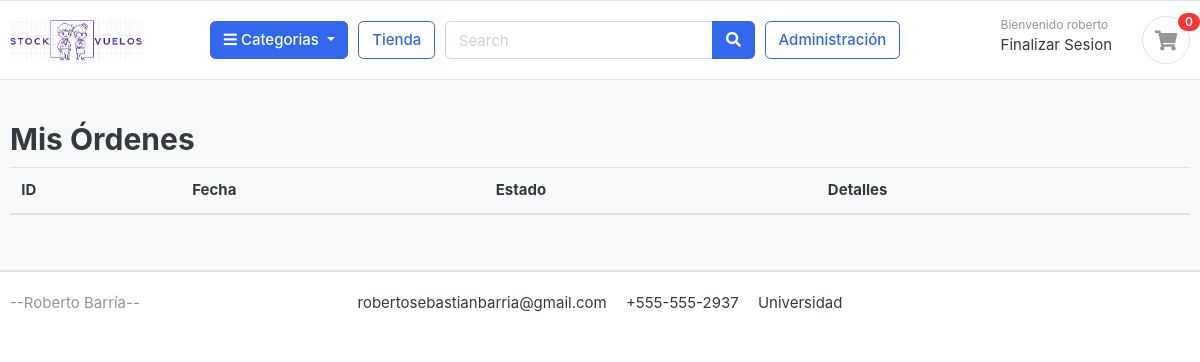
/tienda/mis_ordenes/ (signed in), run on an earlier commit of the app's database.
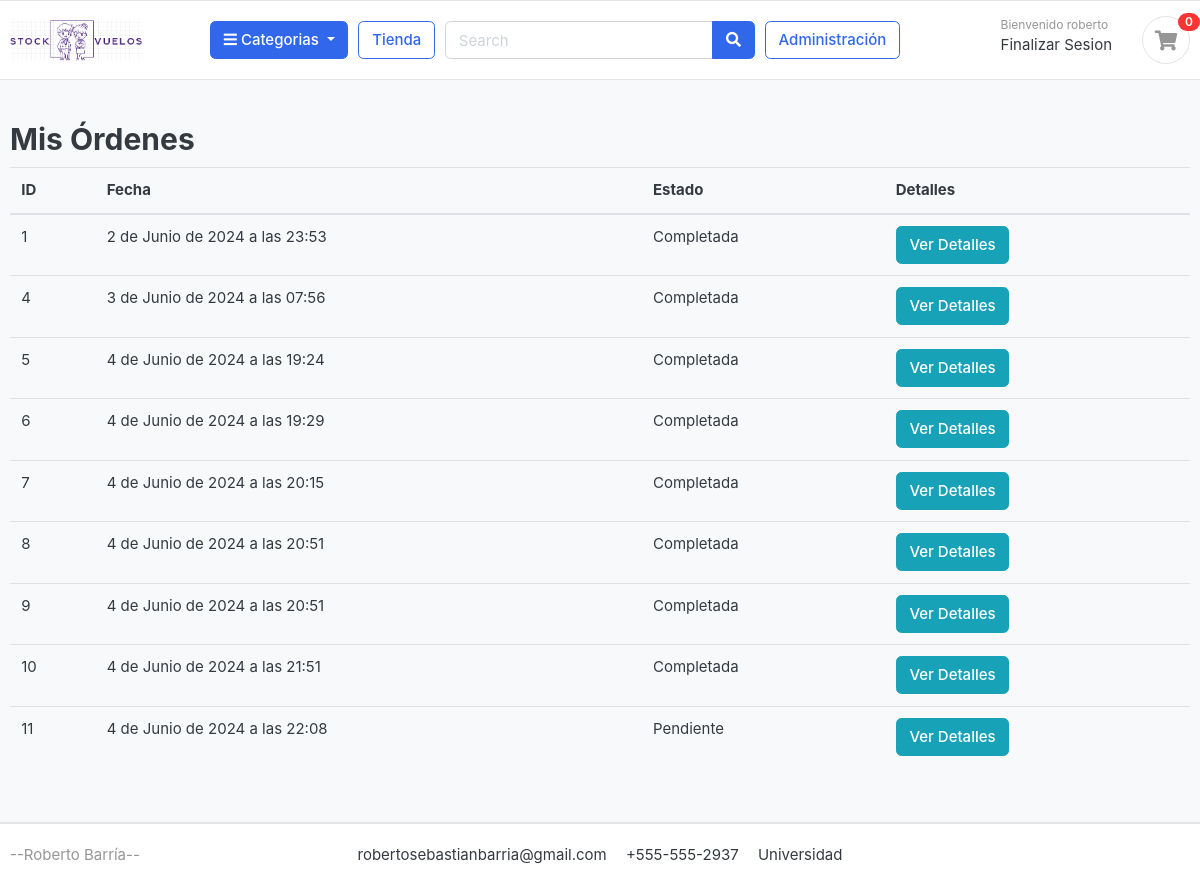
And on a later commit of the database.
### tienda/models.py (models this page shows, shortened)
class Orden(models.Model):
    usuario = models.ForeignKey(User, on_delete=models.CASCADE)
    avion = models.ForeignKey(Avion, on_delete=models.CASCADE)
    fecha_orden = models.DateTimeField(auto_now_add=True)
    completada = models.BooleanField(default=False)

### tienda/views.py (the view)
# urls.py: path('mis_ordenes/', views.listar_ordenes, name='listar_ordenes'),
@login_required
def listar_ordenes(request):
    ordenes = Orden.objects.filter(usuario=request.user)
    context = {
        'ordenes': ordenes
    }
    return render(request, 'tienda/listar_ordenes.html', context)

### categorias/models.py (called while the page is built)
    def get_url(self):
        return reverse('productos_por_categoria', args=[self.slug])

### tienda/context_processors.py (called while the page is built)
def cantidad_productos_en_orden(request):
    if request.user.is_authenticated:
        avion_id = request.session.get('avion_id')
        orden = Orden.objects.filter(usuario=request.user, avion_id=avion_id, completada=False).first()
        if orden:
            orden_productos = OrdenProducto.objects.filter(orden=orden).count()
        else:
            orden_productos = 0
    else:
        orden_productos = 0
    return {'orden_productos': orden_productos}

def categorias_context(request):
    return {
        'categorias': Categoria.objects.all()
    }

### templates/tienda/listar_ordenes.html
{% extends 'base.html' %}
{% block content %}
<section class="section-content padding-y bg">
    <div class="container">
        <h2>Mis Órdenes</h2>
        <table class="table">
            <thead>
                <tr>
                    <th>ID</th>
                    <th>Fecha</th>
                    <th>Estado</th>
                    <th>Detalles</th>
                </tr>
            </thead>
            <tbody>
                {% for orden in ordenes %}
                    <tr>
                        <td>{{ orden.id }}</td>
                        <td>{{ orden.fecha_orden }}</td>
                        <td>{% if orden.completada %}Completada{% else %}Pendiente{% endif %}</td>
                        <td><a href="{% url 'orden_detalle' orden.id %}" class="btn btn-info">Ver Detalles</a></td>
                    </tr>
                {% endfor %}
            </tbody>
        </table>
    </div>
</section>
{% endblock %}

What changed in the data, as far as the page shows it:
added Orden: id "1", fecha_orden "2 de Junio de 2024 a las 23:53", completada "Completada"
added Orden: id "4", fecha_orden "3 de Junio de 2024 a las 07:56", completada "Completada"
added Orden: id "5", fecha_orden "4 de Junio de 2024 a las 19:24", completada "Completada"
added Orden: id "6", fecha_orden "4 de Junio de 2024 a las 19:29", completada "Completada"
added Orden: id "7", fecha_orden "4 de Junio de 2024 a las 20:15", completada "Completada"
added Orden: id "8", fecha_orden "4 de Junio de 2024 a las 20:51", completada "Completada"
added Orden: id "9", fecha_orden "4 de Junio de 2024 a las 20:51", completada "Completada"
added Orden: id "10", fecha_orden "4 de Junio de 2024 a las 21:51", completada "Completada"
added Orden: id "11", fecha_orden "4 de Junio de 2024 a las 22:08", completada "Pendiente"
